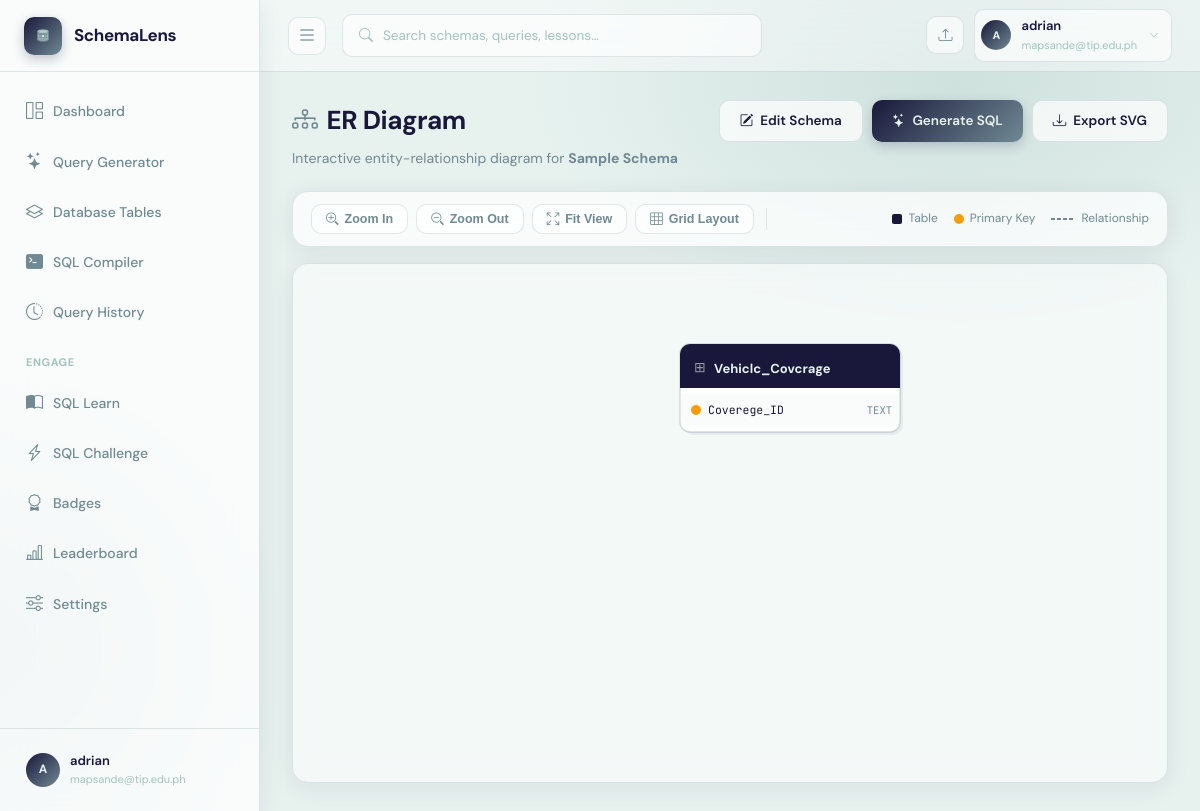
Screenshot of /schemas/19/er-diagram (signed in) with the database file from the repository.
### app.py (models this page shows)
class User(UserMixin, db.Model):
    __tablename__ = "users"
    id            = db.Column(db.Integer, primary_key=True)
    supabase_uid  = db.Column(db.String(256), unique=True, nullable=True)  # Supabase Auth UID
    name          = db.Column(db.String(120), nullable=False)
    email         = db.Column(db.String(200), unique=True, nullable=False)
    password      = db.Column(db.String(256), nullable=True)  # nullable — Supabase owns credentials
    company       = db.Column(db.String(120), default="")
    role          = db.Column(db.String(80), default="")
    last_active   = db.Column(db.DateTime, nullable=True)
    streak_days   = db.Column(db.Integer, default=0)
    created_at    = db.Column(db.DateTime, default=datetime.datetime.utcnow)
    agreement_accepted    = db.Column(db.Boolean, default=False)
    agreement_accepted_at = db.Column(db.DateTime, nullable=True)
    schemas      = db.relationship("SchemaUpload", backref="owner", lazy=True,
                                   cascade="all, delete-orphan")
    queries      = db.relationship("QueryHistory", backref="owner", lazy=True,
                                   cascade="all, delete-orphan")
    badges       = db.relationship("UserBadge", backref="user", lazy=True,
                                   cascade="all, delete-orphan")
    challenges   = db.relationship("ChallengeAttempt", backref="user", lazy=True,
                                   cascade="all, delete-orphan")

class SchemaUpload(db.Model):
    __tablename__ = "schema_uploads"
    id            = db.Column(db.Integer, primary_key=True)
    user_id       = db.Column(db.Integer, db.ForeignKey("users.id"), nullable=False)
    filename      = db.Column(db.String(256), nullable=False)
    original_name = db.Column(db.String(256), nullable=False)
    schema_name   = db.Column(db.String(120), default="")
    ocr_text      = db.Column(db.Text, default="")
    parsed_schema = db.Column(db.Text, default="")   # JSON
    confirmed_schema = db.Column(db.Text, default="")  # JSON — user-confirmed/edited version
    uploaded_at   = db.Column(db.DateTime, default=datetime.datetime.utcnow)
    queries       = db.relationship("QueryHistory", backref="schema", lazy=True,
                                    cascade="all, delete-orphan")

### app.py (the view)
@app.route("/schemas/<int:schema_id>/er-diagram")
@login_required
def er_diagram(schema_id):
    schema = SchemaUpload.query.filter_by(id=schema_id, user_id=current_user.id).first_or_404()
    if schema.confirmed_schema:
        parsed = json.loads(schema.confirmed_schema)
    elif schema.parsed_schema:
        parsed = json.loads(schema.parsed_schema)
    else:
        parsed = {"tables": [], "relationships": []}
    return render_template("er_diagram.html", schema=schema, parsed_json=json.dumps(parsed))

### app.py (called while the page is built)
@login_manager.user_loader
def load_user(user_id):
    return db.session.get(User, int(user_id))

@app.context_processor
def inject_ai_status():
    return {"ai_vision_available": bool(GEMINI_API_KEY.strip())}

### templates/er_diagram.html (shortened to what this page needs)
{% extends "base.html" %}
{% block content %}
<div class="er-header fade-in">
  <div>
    <h1><i class="bi bi-diagram-3" style="color:var(--primary-mid);margin-right:9px;"></i>ER Diagram</h1>
    <p>Interactive entity-relationship diagram for <strong>{{ schema.schema_name or schema.original_name }}</strong></p>
  </div>
  <div style="display:flex;gap:9px;flex-shrink:0;">
    <a href="{{ url_for('schema_confirm', schema_id=schema.id) }}" class="btn btn-outline">
      <i class="bi bi-pencil-square"></i> Edit Schema
    </a>
    <a href="{{ url_for('query_page') }}?schema_id={{ schema.id }}" class="btn btn-primary">
      <i class="bi bi-stars"></i> Generate SQL
    </a>
    <button onclick="exportDiagram()" class="btn btn-outline">
      <i class="bi bi-download"></i> Export SVG
    </button>
  </div>
</div>
<div class="er-controls fade-in">
  <button class="er-ctrl-btn" onclick="zoomIn()"><i class="bi bi-zoom-in"></i> Zoom In</button>
  <button class="er-ctrl-btn" onclick="zoomOut()"><i class="bi bi-zoom-out"></i> Zoom Out</button>
  <button class="er-ctrl-btn" onclick="resetView()"><i class="bi bi-arrows-fullscreen"></i> Fit View</button>
  <button class="er-ctrl-btn" onclick="toggleLayout()" id="layoutBtn"><i class="bi bi-grid-3x3"></i> Grid Layout</button>
  <div class="er-legend">
    <div class="legend-item"><div class="legend-dot" style="background:var(--primary);"></div> Table</div>
    <div class="legend-item"><div class="legend-dot" style="background:#f59e0b;border-radius:50%;"></div> Primary Key</div>
    <div class="legend-item">
      <svg width="24" height="10"><line x1="0" y1="5" x2="24" y2="5" stroke="var(--primary-mid)" stroke-width="2" stroke-dasharray="4,2"/></svg>
      Relationship
    </div>
  </div>
</div>
<div id="erCanvas" class="fade-in"><svg id="erSvg"></svg></div>
{% endblock %}

### templates/base.html (shortened to what this page needs)
<!DOCTYPE html>
<html lang="en">
<head>
  <link href="https://cdn.jsdelivr.net/npm/bootstrap-icons@1.11.3/font/bootstrap-icons.css" rel="stylesheet">
  <link rel="stylesheet" href="https://cdnjs.cloudflare.com/ajax/libs/highlight.js/11.9.0/styles/github-dark.min.css">
</head>
<body>
{% if current_user.is_authenticated %}
<aside class="sidebar" id="appSidebar" aria-label="Main Navigation">
  <div class="sidebar-logo">
    <a href="{{ url_for('dashboard') }}">
      <div class="logo-icon">
      </div>
      <span class="logo-text">SchemaLens</span>
    </a>
  </div>
  <nav class="sidebar-nav">
    <a href="{{ url_for('dashboard') }}" class="nav-item {% if request.endpoint=='dashboard' %}active{% endif %}">
      <i class="bi bi-grid-1x2" aria-hidden="true"></i> <span>Dashboard</span>
    </a>
    <a href="{{ url_for('query_page') }}" class="nav-item {% if request.endpoint=='query_page' %}active{% endif %}">
      <i class="bi bi-stars" aria-hidden="true"></i> <span>Query Generator</span>
    </a>
    <a href="{{ url_for('schemas') }}" class="nav-item {% if request.endpoint in ['schemas','schema_detail'] %}active{% endif %}">
      <i class="bi bi-layers" aria-hidden="true"></i> <span>Database Tables</span>
    </a>
    <a href="{{ url_for('sql_compiler') }}" class="nav-item {% if request.endpoint=='sql_compiler' %}active{% endif %}">
      <i class="bi bi-terminal-fill" aria-hidden="true"></i> <span>SQL Compiler</span>
    </a>
    <a href="{{ url_for('history') }}" class="nav-item {% if request.endpoint=='history' %}active{% endif %}">
      <i class="bi bi-clock-history" aria-hidden="true"></i> <span>Query History</span>
    </a>
    <div class="nav-section">Engage</div>
       <a href="{{ url_for('learn') }}" class="nav-item {% if request.endpoint=='learn' %}active{% endif %}">
      <i class="bi bi-book-half" aria-hidden="true"></i> <span>SQL Learn</span>
    </a>
    <a href="{{ url_for('challenge_page') }}" class="nav-item {% if request.endpoint=='challenge_page' %}active{% endif %}">
      <i class="bi bi-lightning-charge" aria-hidden="true"></i> <span>SQL Challenge</span>
    </a>
    <a href="{{ url_for('badges_page') }}"    class="nav-item {% if request.endpoint=='badges_page' %}active{% endif %}">
      <i class="bi bi-award" aria-hidden="true"></i> <span>Badges</span>
    </a>
    <a href="{{ url_for('leaderboard') }}"    class="nav-item {% if request.endpoint=='leaderboard' %}active{% endif %}">
      <i class="bi bi-bar-chart-line" aria-hidden="true"></i> <span>Leaderboard</span>
    </a>
    <a href="{{ url_for('settings') }}" class="nav-item {% if request.endpoint=='settings' %}active{% endif %}">
      <i class="bi bi-sliders" aria-hidden="true"></i> <span>Settings</span>
    </a>
  </nav>
  <div class="sidebar-footer">
   <a href="{{ url_for('settings')}}" class="user-dropdown-wrapper" style="text-decoration: none; color: inherit;" aria-haspopup="true" aria-label="User Profile and Settings">
      <div class="user-row" tabindex="0" aria-label="User Profile Summary">
        <div class="user-avatar">{{ current_user.name[0].upper() }}</div>
        <div>
          <div class="user-name">{{ current_user.name }}</div>
          <div class="user-email">{{ current_user.email[:26] }}{% if current_user.email|length > 26 %}…{% endif %}</div>
        </div>
      </div>
    </a>
  </div>
</aside>
<header class="topbar">
  <button class="icon-btn" id="sidebarToggleBtn" onclick="toggleSidebar()" aria-label="Toggle Sidebar" aria-controls="appSidebar">
    <i class="bi bi-list" style="font-size: 20px;"></i>
  </button>
<div class="search-box" style="position:relative;" id="searchBoxWrapper">
    <i class="bi bi-search" aria-hidden="true" id="searchIcon"></i>
    <input
      type="text"
      id="globalSearchInput"
      placeholder="Search schemas, queries, lessons…"
      autocomplete="off"
      autocorrect="off"
      spellcheck="false"
      aria-label="Global Search"
      aria-autocomplete="list"
      aria-controls="searchDropdown"
      aria-expanded="false"
      role="combobox"
    >
  </div>
  <div class="topbar-right">
    <a href="{{ url_for('schemas') }}" class="icon-btn" title="Upload Schema" aria-label="Upload Schema"><i class="bi bi-upload"></i></a>
    <div class="user-dropdown-wrapper">
      <div class="topbar-user" id="topbarUserBtn" tabindex="0" role="button" aria-haspopup="true" aria-expanded="false" aria-label="User Menu">
        <div class="user-avatar" style="width:30px;height:30px;font-size:11px;">{{ current_user.name[0].upper() }}</div>
        <div>
          <div class="name">{{ current_user.name }}</div>
          <div class="email">{{ current_user.email[:22] }}{% if current_user.email|length>22 %}…{% endif %}</div>
        </div>
        <i class="bi bi-chevron-down" style="font-size:10px;color:var(--text-xs);margin-left:2px;" aria-hidden="true"></i>
      </div>
    </div>
  </div>
</header>
<div class="main">
  <div class="page">
    {% block content %}{% endblock %}
  </div>
</div>
{% else %}
{% block auth_content %}{% endblock %}
{% endif %}
</body>
</html>

### templates/er_diagram.html (style rules this page uses)
.er-header { margin-bottom: 22px; display:flex; align-items:flex-start; justify-content:space-between; gap:16px; }
.er-header h1 { font-size: 26px; font-weight: 700; letter-spacing: -.5px; margin-bottom: 5px; }
.er-header p { font-size: 14px; color: var(--text-soft); }
#erCanvas { width: 100%; height: calc(100vh - 280px); min-height: 500px; background: rgba(255,255,255,0.5); backdrop-filter: blur(12px); border: 1px solid var(--border); border-radius: var(--radius); box-shadow: var(--shadow); position: relative; overflow: hidden; cursor: grab; }
#erCanvas svg { width: 100%; height: 100%; display: block; }
.er-controls { display: flex; align-items: center; gap: 8px; background: var(--card-bg); backdrop-filter: blur(12px); border: 1px solid var(--border); border-radius: var(--radius); padding: 12px 18px; margin-bottom: 16px; box-shadow: var(--shadow); flex-wrap: wrap; }
.er-ctrl-btn { display: flex; align-items: center; gap: 6px; padding: 7px 14px; border-radius: var(--radius-sm); font-size: 12.5px; font-weight: 600; cursor: pointer; border: 1px solid var(--border); background: rgba(255,255,255,0.6); color: var(--text-soft); transition: all .2s; }
.er-legend { display: flex; align-items: center; gap: 16px; margin-left: auto; flex-wrap: wrap; }
.legend-item { display: flex; align-items: center; gap: 6px; font-size: 12px; color: var(--text-soft); }
.legend-dot { width: 10px; height: 10px; border-radius: 2px; }

### rows the page displays
User: name "A", name "adrian", email "mapsande@tip.edu.ph"
SchemaUpload: schema_name "Sample Schema"
